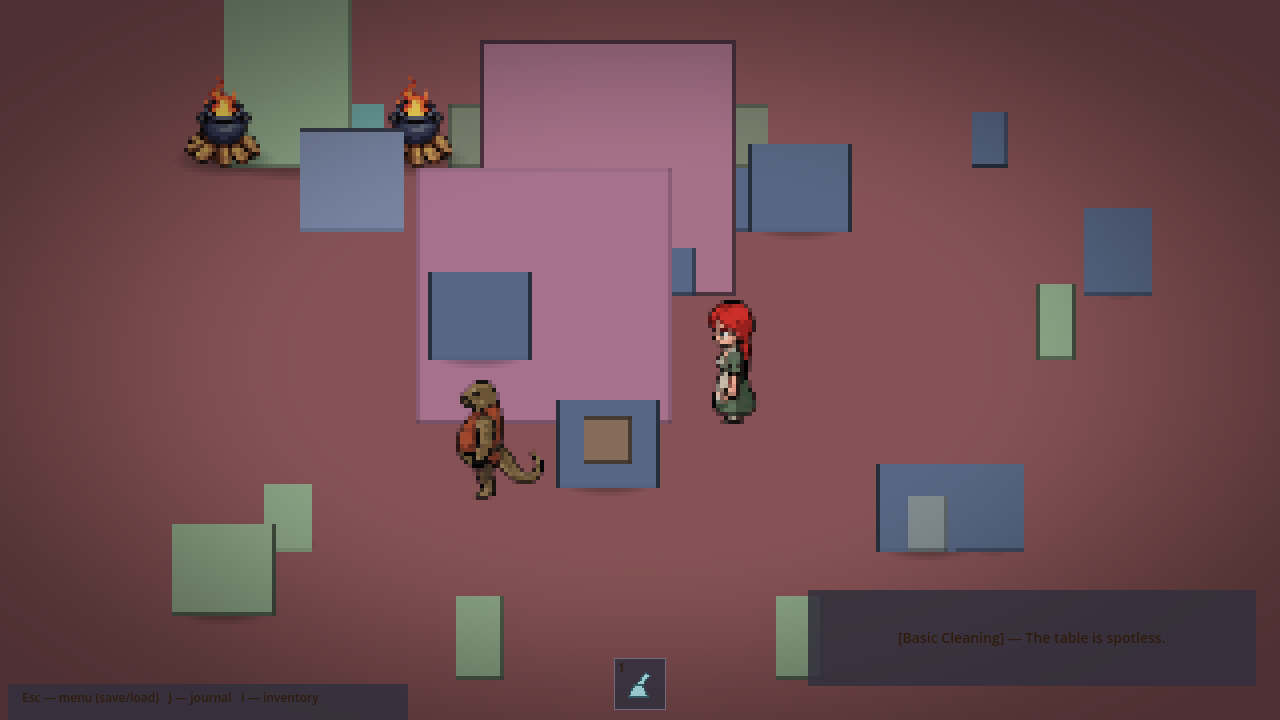
#> input picture docs/steam/screenshots/01_inn.png, 1280 x 720 px
$ python make_capsules.py
#> lines starting #> are read from the running program, lines starting #| are printed output that depends on the picture
#!/usr/bin/env python3
"""Compose the Steam capsule-art set from an existing windowed-QA screenshot.

Issue #19 (desktop presets + SteamPipe CI + store assets). Source material is
whatever the QA pipeline already produces (qa/run_qa.sh <script> windowed) —
no new art, no hand-drawn assets. This script center-crops one screenshot to
each capsule's exact aspect ratio, darkens the lower band for legibility, and
letters the title only (no tagline/subtitle art per the brief: "title text
only, keep it clean"). Re-run whenever screenshots/01_inn.png is refreshed
(new content, new licensed-asset overlay wave) — the four capsule PNGs are
committed derivatives, never hand-edited directly.

Usage: python3 docs/steam/make_capsules.py
Requires: Pillow (already a repo dependency for asset-pipeline tooling).
"""
from __future__ import annotations

import os
from PIL import Image, ImageDraw, ImageFont

HERE = os.path.dirname(os.path.abspath(__file__))
SOURCE = os.path.join(HERE, "screenshots", "01_inn.png")
OUT_DIR = os.path.join(HERE, "capsules")

TITLE = "The Wandering Inn RPG"

# (filename, width, height) — the four EXACT sizes required by the brief.
SIZES = [
    ("capsule_small_231x87.png", 231, 87),
    ("capsule_main_460x215.png", 460, 215),
    ("capsule_library_616x353.png", 616, 353),
    ("capsule_hero_1232x706.png", 1232, 706),
]

FONT_CANDIDATES = [
    "/System/Library/Fonts/Supplemental/Georgia Bold.ttf",
    "/System/Library/Fonts/Supplemental/Arial Bold.ttf",
]


def _font(size: int) -> ImageFont.FreeTypeFont:
    for path in FONT_CANDIDATES:
        if os.path.exists(path):
            return ImageFont.truetype(path, size)
    return ImageFont.load_default()


def _center_crop(im: Image.Image, target_w: int, target_h: int) -> Image.Image:
    """Largest centered crop matching the target aspect ratio, then resize."""
    src_w, src_h = im.size
    target_ratio = target_w / target_h
    src_ratio = src_w / src_h
    if src_ratio > target_ratio:
        # source is wider than target — crop width (left/right)
        crop_h = src_h
        crop_w = int(round(crop_h * target_ratio))
    else:
        # source is taller/narrower than target — crop height (top/bottom)
        crop_w = src_w
        crop_h = int(round(crop_w / target_ratio))
    left = (src_w - crop_w) // 2
    top = (src_h - crop_h) // 2
    cropped = im.crop((left, top, left + crop_w, top + crop_h))
    return cropped.resize((target_w, target_h), Image.LANCZOS)


def _lettered(im: Image.Image, width: int, height: int) -> Image.Image:
    im = im.convert("RGB")
    overlay = Image.new("RGBA", im.size, (0, 0, 0, 0))
    draw = ImageDraw.Draw(overlay)

    # Darken the lower band so the title reads clean over busy scenery —
    # scales with capsule height so the tiny 87px capsule doesn't lose the
    # whole image to the gradient.
    band_h = max(int(height * 0.42), 22)
    for y in range(band_h):
        alpha = int(190 * (y / band_h))
        draw.line([(0, height - band_h + y), (width, height - band_h + y)], fill=(10, 8, 14, alpha))
    draw.rectangle([0, height - 2, width, height], fill=(10, 8, 14, 190))

    composed = Image.alpha_composite(im.convert("RGBA"), overlay)

    # Fit the title within ~92% of the capsule width, scaling the font down
    # for the tiny capsule sizes rather than truncating the title text.
    draw2 = ImageDraw.Draw(composed)
    max_w = int(width * 0.92)
    size = max(int(height * 0.30), 10)
    font = _font(size)
    while size > 8:
        font = _font(size)
        bbox = draw2.textbbox((0, 0), TITLE, font=font)
        text_w = bbox[2] - bbox[0]
        if text_w <= max_w:
            break
        size -= 1
    bbox = draw2.textbbox((0, 0), TITLE, font=font)
    text_w = bbox[2] - bbox[0]
    text_h = bbox[3] - bbox[1]
    x = (width - text_w) // 2 - bbox[0]
    y = height - band_h + (band_h - text_h) // 2 - bbox[1] - int(height * 0.02)
    # Thin dark outline for legibility at small sizes, then the fill.
    outline = max(1, size // 18)
    for dx in range(-outline, outline + 1):
        for dy in range(-outline, outline + 1):
            if dx or dy:
                draw2.text((x + dx, y + dy), TITLE, font=font, fill=(10, 8, 14, 255))
    draw2.text((x, y), TITLE, font=font, fill=(240, 224, 190, 255))

    return composed.convert("RGB")


def main() -> None:
    os.makedirs(OUT_DIR, exist_ok=True)
    src = Image.open(SOURCE)
#> src is the input picture: PIL image 1280x720 RGB; mean R, G, B 110.3, 75.6, 80.9
    for filename, w, h in SIZES:
        cropped = _center_crop(src, w, h)
        final = _lettered(cropped, w, h)
        assert final.size == (w, h), f"{filename}: got {final.size}, want {(w, h)}"
        out_path = os.path.join(OUT_DIR, filename)
        final.save(out_path, "PNG")
        print(f"wrote {out_path} ({w}x{h})")
#> this loop made 4 passes
#> (x in _lettered, y in _lettered) on passes 1 to 4: (58, 61), (172, 159), (250, 265), (558, 537)
#> pass 1, in _center_crop, `cropped = im.crop((left, top, left + crop_w, top + crop_h))`:
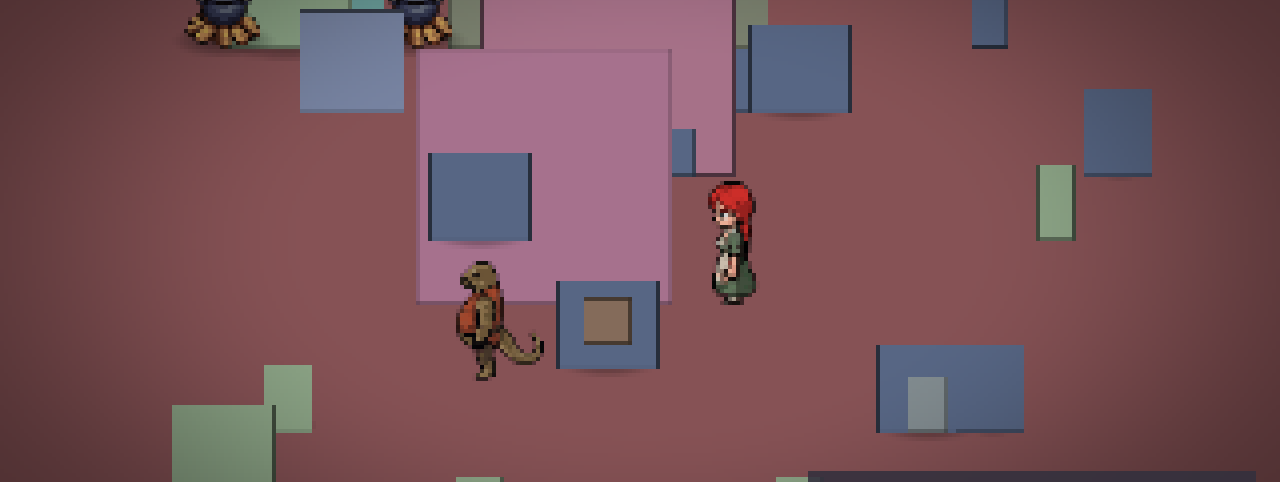
#> cropped: PIL image 1280x482 RGB; mean R, G, B 119.3, 81.2, 87.7
#> pass 1, in main, `cropped = _center_crop(src, w, h)`:
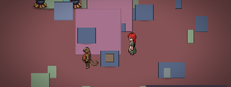
#> cropped: PIL image 231x87 RGB; mean R, G, B 119.3, 81.2, 87.7
#> pass 1, in _lettered, `composed = Image.alpha_composite(im.convert("RGBA"), overlay)`:
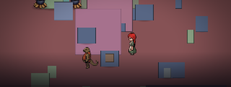
#> composed: PIL image 231x87 RGBA; mean R, G, B, A 104, 70.8, 77.9, 255
#> after the loop:
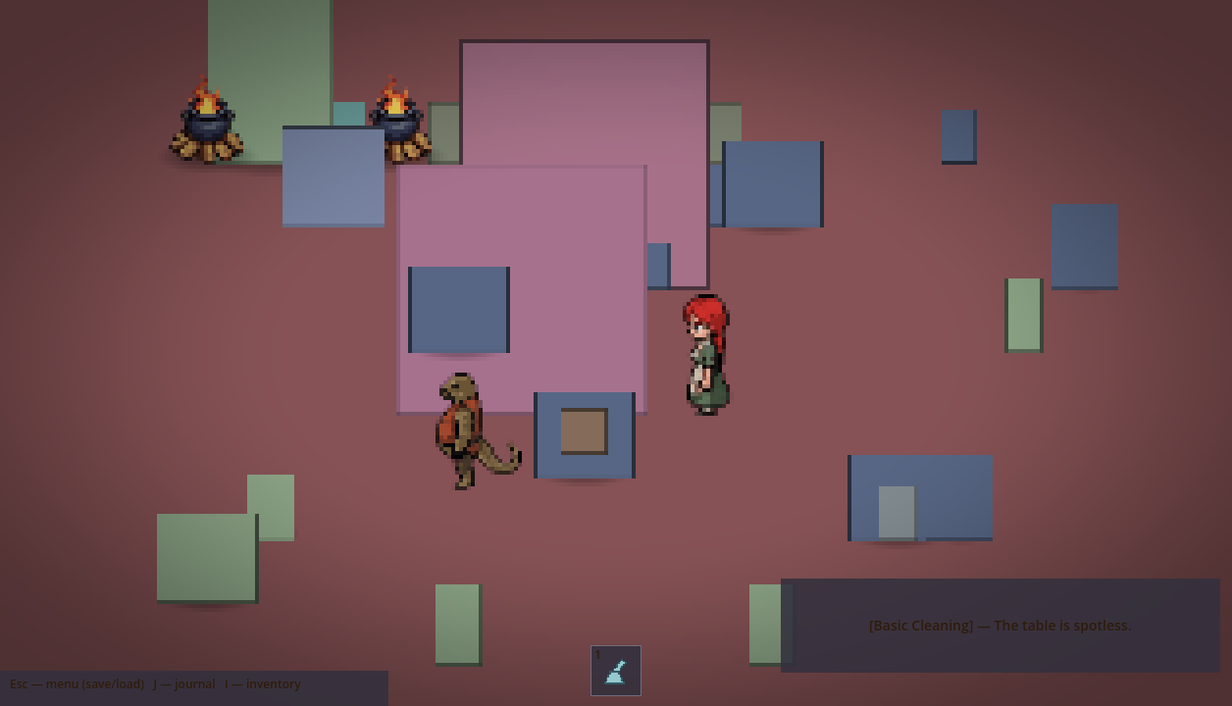
#> cropped: PIL image 1232x706 RGB; mean R, G, B 110.8, 76, 81.4
#> after the loop:
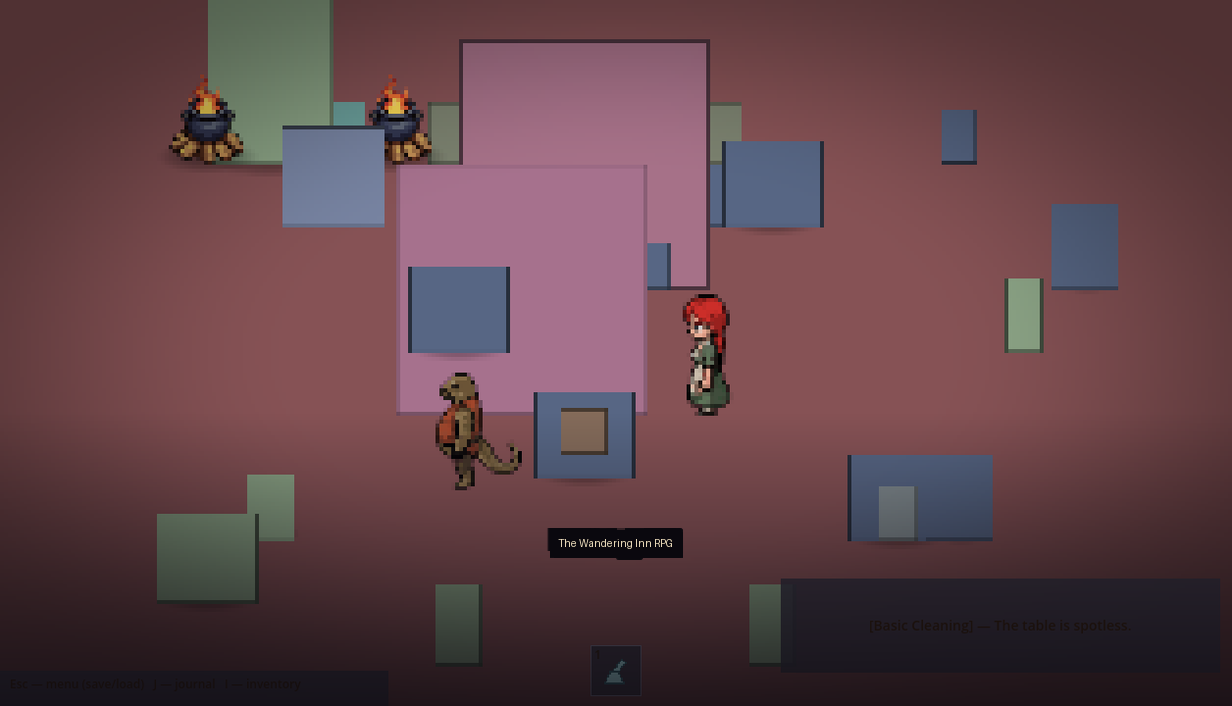
#> final: PIL image 1232x706 RGB; mean R, G, B 97.4, 66.9, 72.6


if __name__ == "__main__":
    main()

$ run again, with docs/steam/screenshots/02_combat.png copied over docs/steam/screenshots/01_inn.png
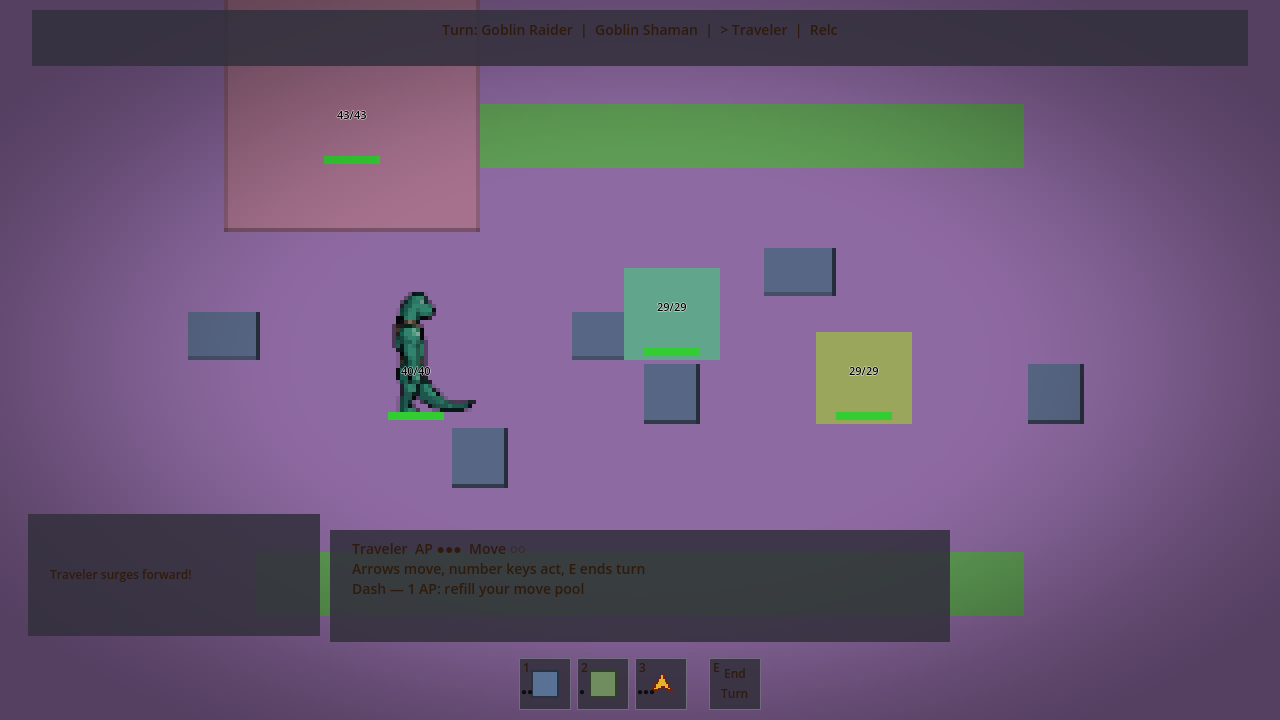
#> input picture docs/steam/screenshots/02_combat.png, 1280 x 720 px
#> in main, src is the input picture: PIL image 1280x720 RGB; mean R, G, B 105.9, 86.8, 118.2
#> the loop in main, `for filename, w, h in SIZES:` made 4 passes
#> (x in _lettered, y in _lettered) on passes 1 to 4: (58, 61), (172, 159), (250, 265), (558, 537)
#> pass 1, in _lettered, `composed = Image.alpha_composite(im.convert("RGBA"), overlay)`:
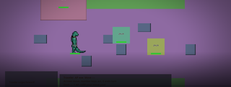
#> composed: PIL image 231x87 RGBA; mean R, G, B, A 104.1, 85.3, 116.4, 255
#> after the loop in main, `for filename, w, h in SIZES:`:
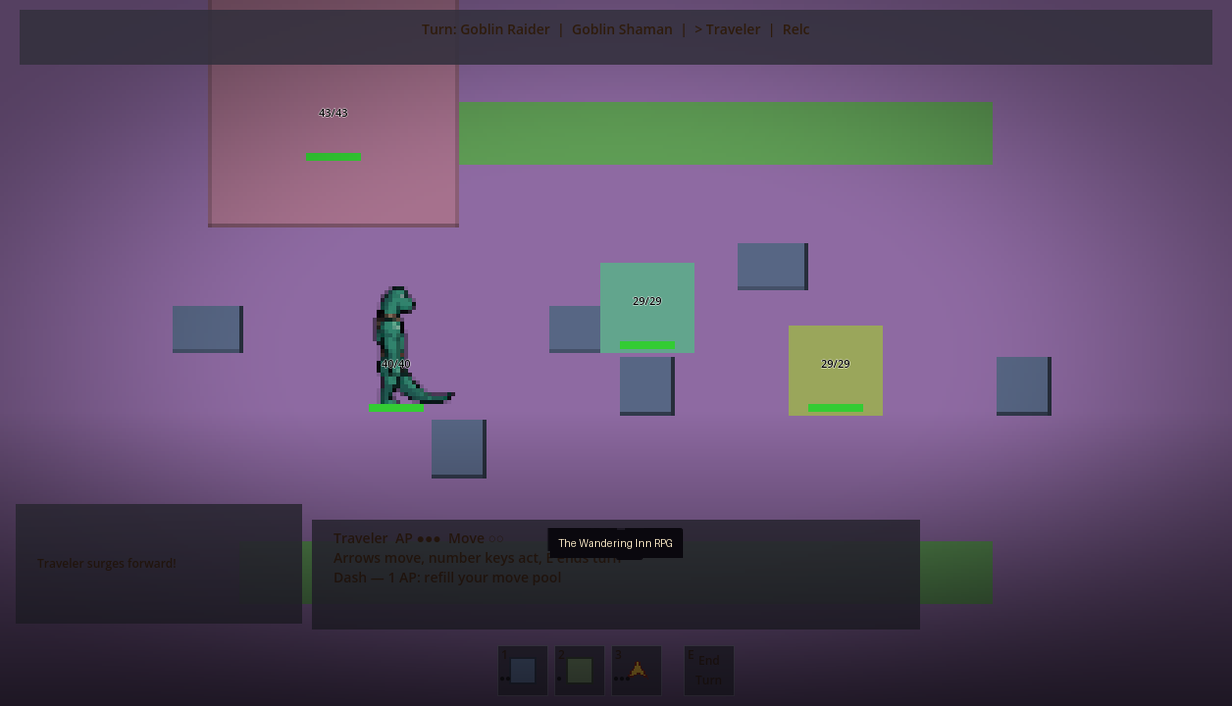
#> final: PIL image 1232x706 RGB; mean R, G, B 94, 77.2, 105
